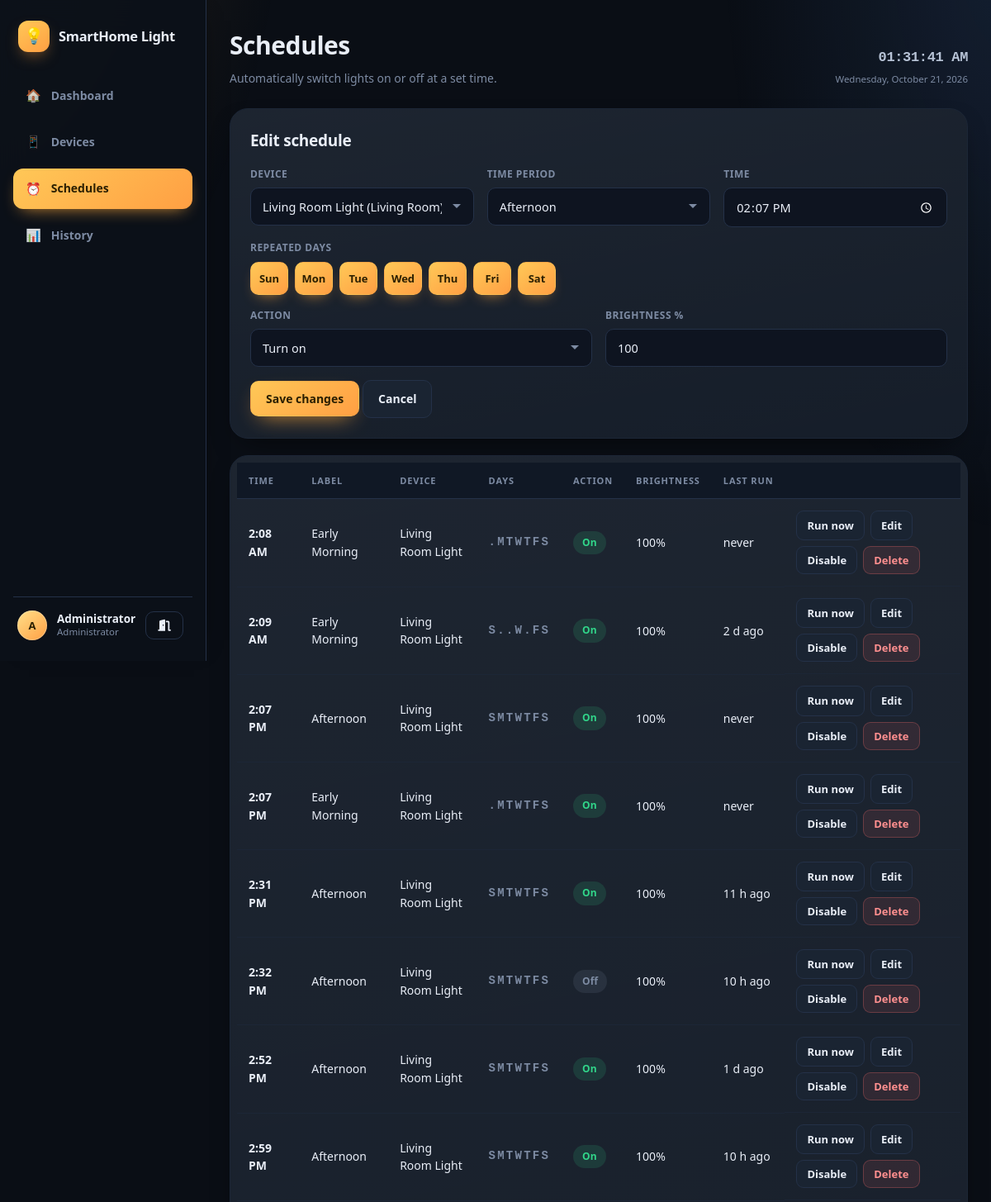
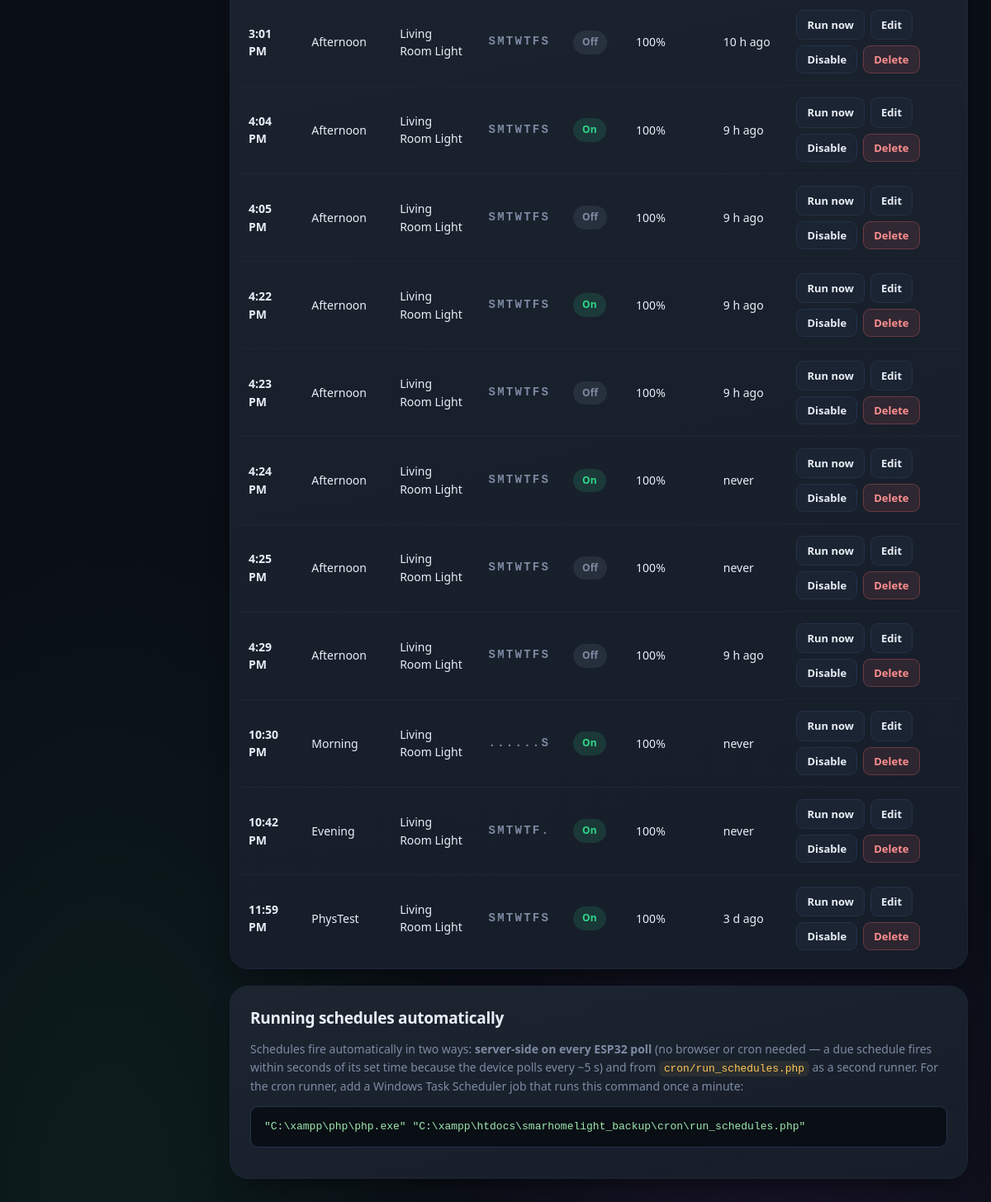
The app's page /schedules.php?edit=9 (signed in) with its own data (2 pictures, top to bottom).
### tables this page shows
CREATE TABLE IF NOT EXISTS `schedules` (
  `id`          INT UNSIGNED NOT NULL AUTO_INCREMENT,
  `device_id`   INT UNSIGNED NOT NULL,
  `label`       VARCHAR(80)  NOT NULL DEFAULT 'Schedule',
  `time_of_day` TIME         NOT NULL,
  `days_of_week` VARCHAR(20)  NOT NULL DEFAULT '1111111',
  `is_on`       TINYINT(1)   NOT NULL DEFAULT 1,
  `brightness`  TINYINT UNSIGNED NOT NULL DEFAULT 100,
  `color_r`     SMALLINT UNSIGNED NOT NULL DEFAULT 255,
  `color_g`     SMALLINT UNSIGNED NOT NULL DEFAULT 214,
  `color_b`     SMALLINT UNSIGNED NOT NULL DEFAULT 175,
  `enabled`     TINYINT(1)   NOT NULL DEFAULT 1,
  `last_run`    DATETIME     NULL DEFAULT NULL,
  `created_at`  TIMESTAMP    NOT NULL DEFAULT CURRENT_TIMESTAMP,
  PRIMARY KEY (`id`),
  KEY `ix_sched_enabled` (`enabled`,`time_of_day`),
  CONSTRAINT `fk_sched_device` FOREIGN KEY (`device_id`)
    REFERENCES `devices` (`id`) ON DELETE CASCADE
);

CREATE TABLE IF NOT EXISTS `light_state` (
  `device_id`  INT UNSIGNED NOT NULL,
  `is_on`      TINYINT(1)   NOT NULL DEFAULT 0,
  `brightness` TINYINT UNSIGNED NOT NULL DEFAULT 0,
  `color_r`    SMALLINT UNSIGNED NOT NULL DEFAULT 255,
  `color_g`    SMALLINT UNSIGNED NOT NULL DEFAULT 214,
  `color_b`    SMALLINT UNSIGNED NOT NULL DEFAULT 175,
  `mode`       ENUM('white','color') NOT NULL DEFAULT 'white',
  `updated_at` DATETIME     NOT NULL DEFAULT CURRENT_TIMESTAMP ON UPDATE CURRENT_TIMESTAMP,
  PRIMARY KEY (`device_id`),
  CONSTRAINT `fk_state_device` FOREIGN KEY (`device_id`)
    REFERENCES `devices` (`id`) ON DELETE CASCADE
);

CREATE TABLE IF NOT EXISTS `devices` (
  `id`             INT UNSIGNED NOT NULL AUTO_INCREMENT,
  `device_key`     VARCHAR(64)  NOT NULL,
  `name`           VARCHAR(80)  NOT NULL,
  `room`           VARCHAR(80)  NOT NULL DEFAULT 'Living Room',
  `ip_address`     VARCHAR(45)  NOT NULL DEFAULT '',
  `firmware`       VARCHAR(40)  NOT NULL DEFAULT '',
  `rssi`           SMALLINT     NOT NULL DEFAULT 0,
  `is_online`      TINYINT(1)   NOT NULL DEFAULT 0,
  `last_seen`      DATETIME     NULL DEFAULT NULL,
  `boot_count`     INT UNSIGNED NOT NULL DEFAULT 0,
  `free_heap`      INT UNSIGNED NOT NULL DEFAULT 0,
   
   
   
  `actual_on`        TINYINT(1)   NOT NULL DEFAULT 0,
  `actual_brightness` TINYINT UNSIGNED NOT NULL DEFAULT 0,
  `actual_r`         SMALLINT UNSIGNED NOT NULL DEFAULT 255,
  `actual_g`         SMALLINT UNSIGNED NOT NULL DEFAULT 214,
  `actual_b`         SMALLINT UNSIGNED NOT NULL DEFAULT 175,
  `actual_mode`      ENUM('white','color') NOT NULL DEFAULT 'white',
  `ldr`              SMALLINT UNSIGNED NOT NULL DEFAULT 0,   
  `room_dark`        TINYINT(1)   NOT NULL DEFAULT 0,        
   
   
   
   
  `op_mode`          ENUM('auto','manual','schedule') NOT NULL DEFAULT 'auto',
  `reported_at`      DATETIME     NULL DEFAULT NULL,
  `created_at`     TIMESTAMP    NOT NULL DEFAULT CURRENT_TIMESTAMP,
  PRIMARY KEY (`id`),
  UNIQUE KEY `uq_devices_key` (`device_key`)
);

### includes/db.php (called while the page is built, shortened)
<?php
require_once __DIR__ . '/config.php';
(static function (): void {
    $cfg = require __DIR__ . '/config.php';
})();
function db(): PDO
{
    static $pdo = null;
    if ($pdo instanceof PDO) {
        return $pdo;
    }
    $cfg = app_config()['db'];
    $dsn = sprintf(
        'mysql:host=%s;port=%d;dbname=%s;charset=%s',
        $cfg['host'],
        $cfg['port'],
        $cfg['name'],
        $cfg['charset']
    );
    $options = [
        PDO::ATTR_ERRMODE            => PDO::ERRMODE_EXCEPTION,
        PDO::ATTR_DEFAULT_FETCH_MODE => PDO::FETCH_ASSOC,
        PDO::ATTR_EMULATE_PREPARES   => false,
    ];
    try {
        $pdo = new PDO($dsn, $cfg['user'], $cfg['pass'], $options);
    } catch (PDOException $e) {
        http_response_code(500);
        exit('Database connection failed. Check includes/config.php and run install.php. (' . $e->getMessage() . ')');
    }
    try {
        $offset = (new DateTime('now', new DateTimeZone(date_default_timezone_get())))->format('P');
        if (preg_match('/^[+-]\d{2}:\d{2}$/', $offset)) {
            $pdo->exec("SET time_zone = '$offset'");
        }
    } catch (Throwable $e) {
    }
    return $pdo;
}
function app_config(?string $key = null, $default = null)
{
    static $cfg = null;
    if ($cfg === null) {
        $cfg = require __DIR__ . '/config.php';
        date_default_timezone_set($cfg['timezone']);
    }
    if ($key === null) {
        return $cfg;
    }
    return $cfg[$key] ?? $default;
}
function setting(string $key, $default = null)
{
    static $cache = null;
    if ($cache === null) {
        $cache = [];
        try {
            foreach (db()->query('SELECT setting_key, setting_value FROM settings') as $row) {
                $cache[$row['setting_key']] = $row['setting_value'];
            }
        } catch (Throwable $e) {
            $cache = [];
        }
    }
    return $cache[$key] ?? $default;
}

### includes/config.php (called while the page is built, shortened)
<?php
return [
    'db' => [
        'host'   => '127.0.0.1',
        'port'   => 3306,
        'name'   => 'smartlight',
        'user'   => 'root',
        'pass'   => '',
        'charset'=> 'utf8mb4',
    ],
    'base_path'   => 'auto',
    'site_name'   => 'SmartHome Light',
    'timezone'    => 'Asia/Manila',
    'session_name' => 'smarthome_light_sess',
    'offline_after'  => 90,
    'poll_interval'  => 5,
    'bulb_watts'     => 9.0,
    'cron_token'     => '',
];

### schedules.php (the view, shortened to what this page needs)
<?php
require_once __DIR__ . '/includes/functions.php';
$devices = get_devices();
$schedules = db()->query(
    'SELECT s.*, d.name AS device_name, d.room
       FROM schedules s
       JOIN devices d ON d.id = s.device_id
      ORDER BY s.time_of_day'
)->fetchAll();
$dayNames = ['Sun', 'Mon', 'Tue', 'Wed', 'Thu', 'Fri', 'Sat'];
$editId = (int)($_GET['edit'] ?? 0);
$edit   = null;
if ($editId > 0) {
    foreach ($schedules as $s) {
        if ((int)$s['id'] === $editId) { $edit = $s; break; }
    }
}
$labelOptions = ['Morning', 'Afternoon', 'Evening', 'Early Morning'];
?>
<link
  rel="stylesheet"
  href="https://cdnjs.cloudflare.com/ajax/libs/font-awesome/6.7.2/css/all.min.css"
>
<div class="page-head">
  <div>
    <h1>Schedules</h1>
    <p class="sub">Automatically switch lights on or off at a set time.</p>
  </div>
  <div class="header-right">
    <div class="page-head-clock">
      <time id="liveClock" datetime=""></time>
      <div id="liveDate"></div>
    </div>
  </div>
</div>
<div class="card">
  <h2><?= $edit ? 'Edit schedule' : 'New schedule' ?></h2>
  <?php if ($devices): ?>
  <form method="post" action="<?= url('schedules.php') ?>">
    <div class="form-row">
      <label class="field">
        <span>Device</span>
        <select name="device_id" required>
          <?php foreach ($devices as $d): ?>
            <option value="<?= (int)$d['id'] ?>"<?= ($edit && (int)$edit['device_id'] === (int)$d['id']) ? ' selected' : '' ?>><?= e($d['name']) ?> (<?= e($d['room']) ?>)</option>
          <?php endforeach; ?>
        </select>
      </label>
     <label class="field">
  <span>Time Period</span>
  <select name="label" required>
    <?php foreach ($labelOptions as $lo): ?>
      <option value="<?= e($lo) ?>"<?= ($edit && $edit['label'] === $lo) ? ' selected' : '' ?>><?= e($lo) ?></option>
    <?php endforeach; ?>
  </select>
</label>
      <label class="field">
        <span>Time</span>
        <input type="time" name="time_of_day" value="<?= $edit ? e(substr((string)$edit['time_of_day'], 0, 5)) : '07:00' ?>" required>
      </label>
    </div>
    <div class="field">
      <span>Repeated days</span>
      <div class="day-picker">
        <?php for ($i = 0; $i < 7; $i++):
          $dayOn = $edit ? (((string)$edit['days_of_week'])[$i] === '1') : true; ?>
          <label class="day">
            <span><?= $dayNames[$i] ?></span>
          </label>
        <?php endfor; ?>
      </div>
    </div>
    <div class="form-row">
      <label class="field">
        <span>Action</span>
        <select name="is_on" required>
          <option value="1"<?= ($edit && (int)$edit['is_on'] === 1) ? ' selected' : '' ?>>Turn on</option>
        </select>
      </label>
      <label class="field">
        <span>Brightness %</span>
        <input type="number" name="brightness" min="0" max="100" value="<?= $edit ? (int)$edit['brightness'] : 100 ?>">
      </label>
    </div>
    <button class="btn btn-primary" type="submit"><?= $edit ? 'Save changes' : 'Add schedule' ?></button>
    <?php if ($edit): ?>
      <a class="btn" href="<?= url('schedules.php') ?>">Cancel</a>
    <?php endif; ?>
  </form>
  <?php else: ?>
    <p class="muted">Add a device first.</p>
  <?php endif; ?>
</div>
<section class="table-wrap card">
  <table class="table">
    <thead>
      <tr><th>Time</th><th>Label</th><th>Device</th><th>Days</th><th>Action</th><th>Brightness</th><th>Last run</th><th></th></tr>
    </thead>
    <tbody>
      <?php foreach ($schedules as $s): ?>
        <?php
          $days = '';
          for ($i = 0; $i < 7; $i++) {
              $days .= ($s['days_of_week'][$i] === '1') ? $dayNames[$i][0] : '.';
          }
        ?>
        <tr class="<?= $s['enabled'] ? '' : 'disabled-row' ?>">
         <td>
    <b><?= date('g:i A', strtotime($s['time_of_day'])) ?></b>
</td>
          <td><?= e($s['label']) ?></td>
          <td><?= e($s['device_name']) ?></td>
          <td class="days"><?= e($days) ?></td>
          <td>
            <span class="badge <?= $s['is_on'] ? 'badge-ok' : 'badge-off' ?>">
              <?= $s['is_on'] ? 'On' : 'Off' ?>
            </span>
          </td>
          <td><?= (int)$s['brightness'] ?>%</td>
          <td><?= e(time_ago($s['last_run'])) ?></td>
          <td class="actions">
            <button class="btn btn-sm" onclick="runNow(<?= (int)$s['id'] ?>, this)">Run now</button>
            <a class="btn btn-sm" href="<?= url('schedules.php') ?>?edit=<?= (int)$s['id'] ?>">Edit</a>
            <form method="post" action="<?= url('schedules.php') ?>" class="inline-form">
              <button class="btn btn-sm" type="submit"><?= $s['enabled'] ? 'Disable' : 'Enable' ?></button>
            </form>
            <form method="post" action="<?= url('schedules.php') ?>" class="inline-form">
              <button class="btn btn-sm btn-danger" type="submit">Delete</button>
            </form>
          </td>
        </tr>
      <?php endforeach; ?>
    </tbody>
  </table>
</section>
<div class="card help">
  <h2>Running schedules automatically</h2>
  <p class="muted">
    Schedules fire automatically in two ways: <b>server-side on every ESP32 poll</b>
    (no browser or cron needed &mdash; a due schedule fires within seconds of its set
    time because the device polls every ~5 s) and from <code>cron/run_schedules.php</code>
    as a second runner. For the cron runner, add a Windows Task Scheduler job that runs
    this command once a minute:
  </p>
  <pre class="code">"C:\xampp\php\php.exe" "C:\xampp\htdocs\smarhomelight_backup\cron\run_schedules.php"</pre>
</div>

### records on screen
schedules: device_id "Living Room Light (Living Room)", time_of_day "14:07", is_on "Turn on", brightness "100", time_of_day "2:07 PM", label "Afternoon", device.name "Living Room Light", days "SMTWTFS", shows "On", last_run "never", enabled "Disable"
schedules: time_of_day "2:08 AM", label "Early Morning", device.name "Living Room Light", days ".MTWTFS", is_on "On", brightness "100", last_run "never", enabled "Disable"
schedules: time_of_day "2:09 AM", label "Early Morning", device.name "Living Room Light", days "S..W.FS", is_on "On", brightness "100", last_run "2 d ago", enabled "Disable"
schedules: time_of_day "2:07 PM", label "Early Morning", device.name "Living Room Light", days ".MTWTFS", is_on "On", brightness "100", last_run "never", enabled "Disable"
schedules: time_of_day "2:31 PM", label "Afternoon", device.name "Living Room Light", days "SMTWTFS", is_on "On", brightness "100", last_run "11 h ago", enabled "Disable"
schedules: time_of_day "2:32 PM", label "Afternoon", device.name "Living Room Light", days "SMTWTFS", is_on "Off", brightness "100", last_run "10 h ago", enabled "Disable"
schedules: time_of_day "2:52 PM", label "Afternoon", device.name "Living Room Light", days "SMTWTFS", is_on "On", brightness "100", last_run "1 d ago", enabled "Disable"
schedules: time_of_day "2:59 PM", label "Afternoon", device.name "Living Room Light", days "SMTWTFS", is_on "On", brightness "100", last_run "10 h ago", enabled "Disable"
schedules: time_of_day "3:01 PM", label "Afternoon", device.name "Living Room Light", days "SMTWTFS", is_on "Off", brightness "100", last_run "10 h ago", enabled "Disable"
schedules: time_of_day "4:04 PM", label "Afternoon", device.name "Living Room Light", days "SMTWTFS", is_on "On", brightness "100", last_run "9 h ago", enabled "Disable"
schedules: time_of_day "4:05 PM", label "Afternoon", device.name "Living Room Light", days "SMTWTFS", is_on "Off", brightness "100", last_run "9 h ago", enabled "Disable"
schedules: time_of_day "4:22 PM", label "Afternoon", device.name "Living Room Light", days "SMTWTFS", is_on "On", brightness "100", last_run "9 h ago", enabled "Disable"
schedules: time_of_day "4:23 PM", label "Afternoon", device.name "Living Room Light", days "SMTWTFS", is_on "Off", brightness "100", last_run "9 h ago", enabled "Disable"
schedules: time_of_day "4:24 PM", label "Afternoon", device.name "Living Room Light", days "SMTWTFS", is_on "On", brightness "100", last_run "never", enabled "Disable"
schedules: time_of_day "4:25 PM", label "Afternoon", device.name "Living Room Light", days "SMTWTFS", is_on "Off", brightness "100", last_run "never", enabled "Disable"
schedules: time_of_day "4:29 PM", label "Afternoon", device.name "Living Room Light", days "SMTWTFS", is_on "Off", brightness "100", last_run "9 h ago", enabled "Disable"
schedules: time_of_day "10:30 PM", label "Morning", device.name "Living Room Light", days "......S", is_on "On", brightness "100", last_run "never", enabled "Disable"
schedules: time_of_day "10:42 PM", label "Evening", device.name "Living Room Light", days "SMTWTF.", is_on "On", brightness "100", last_run "never", enabled "Disable"
schedules: time_of_day "11:59 PM", label "PhysTest", device.name "Living Room Light", days "SMTWTFS", is_on "On", brightness "100", last_run "3 d ago", enabled "Disable"

### other values on screen
$site "SmartHome Light"
$icon "🏠"
$label "Dashboard"
$icon "📱"
$label "Devices"
$icon "⏰"
$label "Schedules"
$icon "📊"
$label "History"
initials($user) "A"
$user "Administrator"
$dayNames[$i] "Sun"
$dayNames[$i] "Mon"
$dayNames[$i] "Tue"
$dayNames[$i] "Wed"
